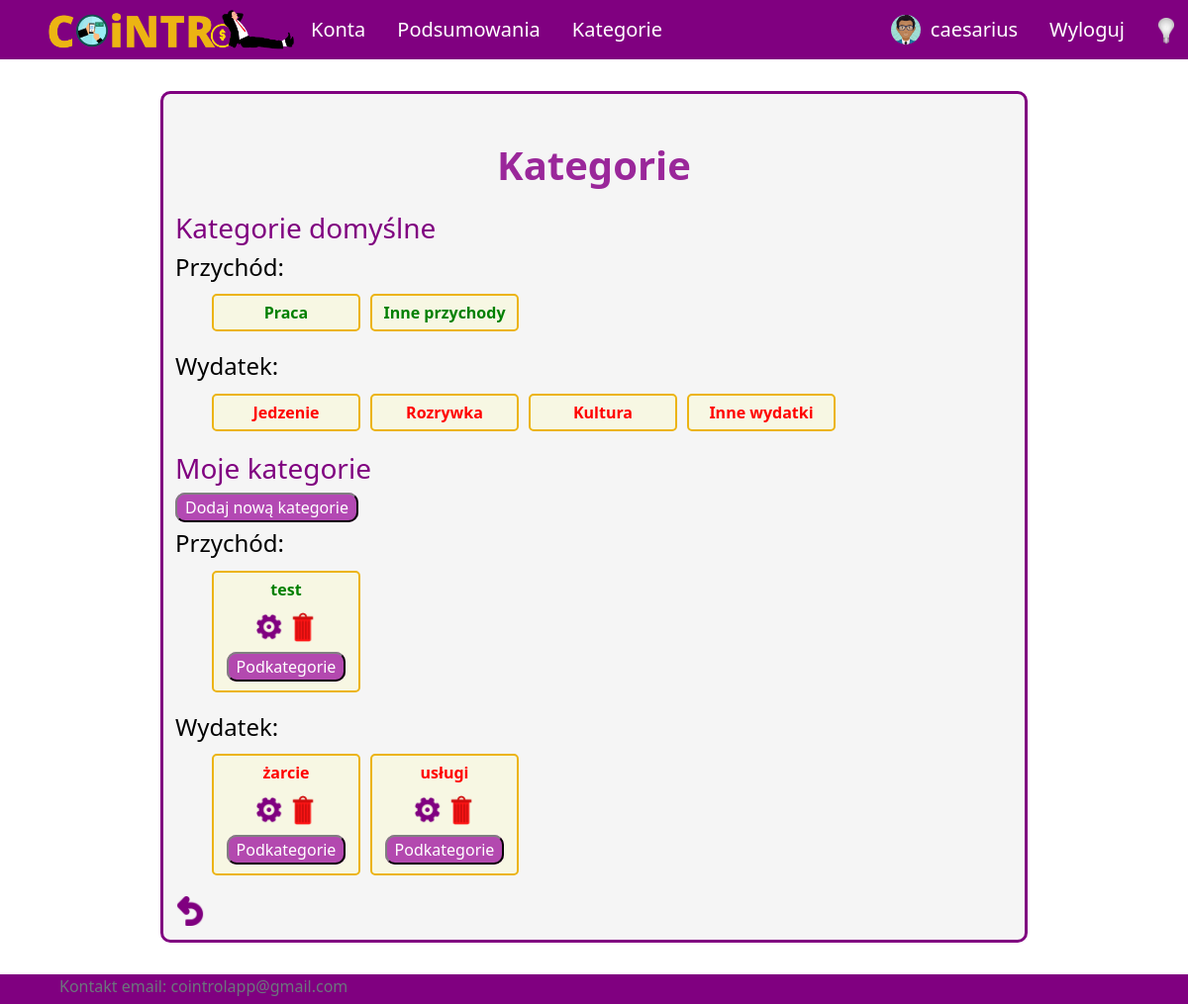
Screenshot of /profile/categories (signed in) with the database file from the repository.
### UsersApp/models.py (models this page shows, shortened)
class Profile(models.Model):
    user = models.OneToOneField(User, on_delete=models.CASCADE, null=True, blank=True)
    name = models.CharField(max_length=200, blank=True, null=True)
    email = models.EmailField(max_length=400, null=True, blank=True)
    username = models.CharField(max_length=200, blank=True, null=True)
    currency = models.ForeignKey('Currency', on_delete=models.SET_NULL, null=True)
    image = ThumbnailerImageField(null=True, blank=True, upload_to="images/", default="images/default-user.png")
    created = models.DateTimeField(auto_now_add=True)
    id = models.UUIDField(default=uuid.uuid4, unique=True,
                            primary_key=True, editable=False)

class Category(models.Model):
    SCOPE_CHOICES = (
        ("INCOME", "income"),
        ("EXPENSE", "expense"),
    )
    name = models.CharField(max_length=255)
    owner = models.ForeignKey(Profile, null=True, blank=True, on_delete=models.CASCADE)
    scope = models.CharField(max_length=10, choices=SCOPE_CHOICES) #income / expense - do oddzielenia rodzaju transakcji
    id = models.UUIDField(default=uuid.uuid4, unique=True, primary_key=True, editable=False)

### UsersApp/views/category_views.py (the view)
# urls.py: path('profile/categories', views.showCategories, name='all-categories'),
@login_required(login_url='login')
def showCategories(request):
    defaultCategory = Category.objects.filter(owner__isnull=True)
    userCategory = Category.objects.filter(owner=request.user.profile)
    context = {'defaultCategory' : defaultCategory, 'userCategory' : userCategory}
    return render(request, 'application/categories/all-categories.html', context)

### templates/application/categories/all-categories.html
{% extends 'application/base.html' %}
{% block content %}
<div class="title">
    <h1>Kategorie</h1>
</div>
<div class="content-pc">
    <div id="default-cat">
        <h3 class="purple">Kategorie domyślne</h3>
        <h4>Przychód:</h4>
        <ul id="cat-list">
            {% for dc in defaultCategory %}
                {% if dc.scope == "INCOME" %}
                    <li class="category">
                        <span class="bold income">{{dc.name}}</span></br>
                    </li>
                {% endif %}
            {% endfor %}
            </ul>
        <h4>Wydatek:</h4>
        <ul id="cat-list">
            {% for dc in defaultCategory %}
            {% if dc.scope == "EXPENSE" %}
                <li class="category">
                    <span class="bold expense">{{dc.name}}</span></br>
                </li>
            {% endif %}
        {% endfor %}
        </ul>
    </div>
    <div id="custom-cat">
        <h3 class="purple">Moje kategorie</h3>
        <p class="buttons"><a class="button" href="{% url 'create-category' %}">Dodaj nową kategorie</a></p>
        <h4>Przychód:</h4>
        <ul id="cat-list">
            {% for uc in userCategory %}
                {% if uc.scope == "INCOME" %}
                    <li class="category">
                        <span class="bold cat-income">{{uc.name}}</span>
                        <p class="buttons-close">
                            <a class="edit square-30px" href="{% url 'edit-category' uc.id %}" title="Edytuj"></a>
                            <a class="delete square-30px" href="{% url 'delete-category' uc.id %}" onclick=
                            "return confirm('Are you sure you want to delete {{uc.name}}?')" title="Usuń"></a>
                        </p>
                        <p class="buttons-close"><a class="button" href="{% url 'all-subcategories' uc.id %}">Podkategorie</a></p>
                    </li>
                {% endif %}
            {% endfor %}
        </ul>
        <h4>Wydatek:</h4>
        <ul id="cat-list">
            {% for uc in userCategory %}
                {% if uc.scope == "EXPENSE" %}
                    <li class="category">
                        <span class="bold cat-expense">{{uc.name}}</span>
                        <p class="buttons-close">
                            <a class="edit square-30px" href="{% url 'edit-category' uc.id %}" title="Edytuj"></a>
                            <a class="delete square-30px" href="{% url 'delete-category' uc.id %}" onclick=
                            "return confirm('Are you sure you want to delete {{uc.name}}?')" title="Usuń"></a>
                        </p>
                        <p class="buttons-close"><a class="button" href="{% url 'all-subcategories' uc.id %}">Podkategorie</a></p>
                    </li>
                {% endif %}
            {% endfor %}
        </ul>
    </div>
<a class="return" href="{% url 'profile' %}" title="Wróć"></a>
</div>
{% endblock %}

### templates/application/base.html (shortened to what this page needs)
{%load static%}
<!DOCTYPE html>
<html lang="pl">
<head>
    <link href="https://cdn.jsdelivr.net/npm/bootstrap@5.2.2/dist/css/bootstrap.min.css" rel="stylesheet">
    <link rel="stylesheet" type="text/css" href="{% static 'css/style.css' %}">
    <link rel="stylesheet" type="text/css" href="{% static 'css/style-dark.css' %}">
</head>
<body onload="checkColorMode()">
    <nav class="nav" id="navigation">
        {% if user.is_authenticated %}
        <ul class="nav justify-content-start">
            <li class="nav-item" id="logo-li"><a id="logo-link" class="nav-link" href="{% url 'home' %}">
                <img onmouseover="logoHover()" onmouseout="logoOut()" id="app-logo" src="{% static 'images/logo.png' %}">
            </a>
            <li class="nav-item mobile-menu"><a class="nav-link" href="{% url 'all-accounts' %}">Konta</a></li>
            <li class="nav-item mobile-menu"><a class="nav-link" href="{% url 'summary' %}">Podsumowania</a></li>
            <li class="nav-item mobile-menu"><a class="nav-link" href="{% url 'all-categories' %}">Kategorie</a></li>
        </ul>
        <ul class="nav justify-content-end user-image">
            <li class="nav-item">
                <a id="profile-nav-link" class="nav-link" href="{% url 'profile' %}">
                    <img id="user-image" src="{{ user.profile.image.url }}" alt="user image">
                    {{ user.username }}
                </a>
            </li>
            <li class="nav-item"><a class="nav-link" href="{% url 'logout' %}">Wyloguj</a></li>
        </ul>
        {% endif %}
        <button onclick="darkMode()" id="dark-mode-button"><img id="light-bulb" src="{% static 'images/bulb_off.png' %}" /></button>
    </nav>
    <div id = "site-content">
        {% block content %}
        {% endblock %}
    </div>
    <footer class="footer">
        <div class="container">
            <span class="text-muted">
                <address>
                    Kontakt email: <a class="email" href="mailto:cointrolapp@gmail.com">cointrolapp@gmail.com
                </address>
            </span>
        </div>
    </footer>
</body>
</html>

### aplication/static/css/style.css (style rules this page uses)
body { background-color: white; color: black; }
#navigation { position: fixed; top: 0; width: 100%; z-index: 9; }
a.nav-link { color: white; font-size: 20px; }
ul.nav { align-items: center; }
nav.nav { height: 60px; background-color: purple; justify-content: space-between; padding-left: 4vw; padding-right: 4vw; }
#profile-nav-link { display: grid; grid-template-columns: auto auto; column-gap: 10px; }
#user-image { border-radius: 50%; width: 30px; height: 30px; object-fit: cover; align-self: center; }
#logo-link { padding: 0; }
#app-logo { width: 250px; }
#site-content { min-height: calc(100vh - 4vh - (60px + 4vh) - 30px); padding-left: 1vw; padding-right: 1vw; padding-top: 1vh; padding-bottom: 1vh; width:73%; margin:auto; margin-top: calc(60px + 4vh); margin-bottom: 4vh; border: 3px solid purple; border-radius: 10px; background-color: whitesmoke; position: relative; }
#dark-mode-button { position: absolute; top: 16px; left: 97%; float:right; }
#dark-mode-button > img { width: 16px; }
div.title { padding-top: 5vh; display: flex; align-items: center; flex-direction: column; }
div.title h1 { color: #9a279a; font-size: 40px; font-weight: bold; text-align: center; }
div.content-pc { margin-top: 15px; }
.income { color: green; }
.expense { color: red; }
.cat-income { color: green; }
.cat-expense { color: red; }
#cat-list { display: flex; justify-content: flex-start; flex-wrap: wrap; list-style: none; }
.category { margin: 5px; padding: 5px; border: 2px solid rgba(236,180,19); border-radius: 5px; background-color: rgba(250, 250, 210, 0.5); width: 150px; text-align: center; }
p.buttons { margin: 10px 0px; }
p.buttons-close { margin: 7px 0px; }
.button { background-color: rgba(163, 31, 163, 0.8); color: white; padding: 2px 8px; border: 2px solid; border-radius: 10px; border-color: grey black black grey; text-decoration: none; }
.purple { color: #800080; }
.bold { font-weight: bold; }
footer { height: 30px; background-color: purple; justify-content: space-between; padding-left: 4vw; padding-right: 4vw; }
a.email { --bs-text-opacity: 1; color: inherit; text-decoration: none; }
button { background-color: rgba(0, 0, 0, 0); border: none; }
a.delete { display: inline-block; width: 20px; height: 20px; margin-top: 4px; background-image: url("/static/images/icons/delete.png"); background-repeat: no-repeat; background-position: center; background-size: 100%; }
a.edit { display: inline-block; width: 40px; height: 40px; background-image: url("/static/images/icons/edit.png"); background-repeat: no-repeat; background-position: center; background-size: 100%; }
a.return { display: inline-block; width: 30px; height: 30px; background-image: url("/static/images/icons/return.png"); background-repeat: no-repeat; background-position: center; background-size: 100%; }
a.square-30px { width: 30px; height: 30px; }

### rows the page displays
Category: name "Praca"
Category: name "Inne przychody"
Category: name "Jedzenie"
Category: name "Rozrywka"
Category: name "Kultura"
Category: name "Inne wydatki"
Category: name "test"
Category: name "żarcie"
Category: name "usługi"

### other values shown
{{ user.username }} "caesarius"
